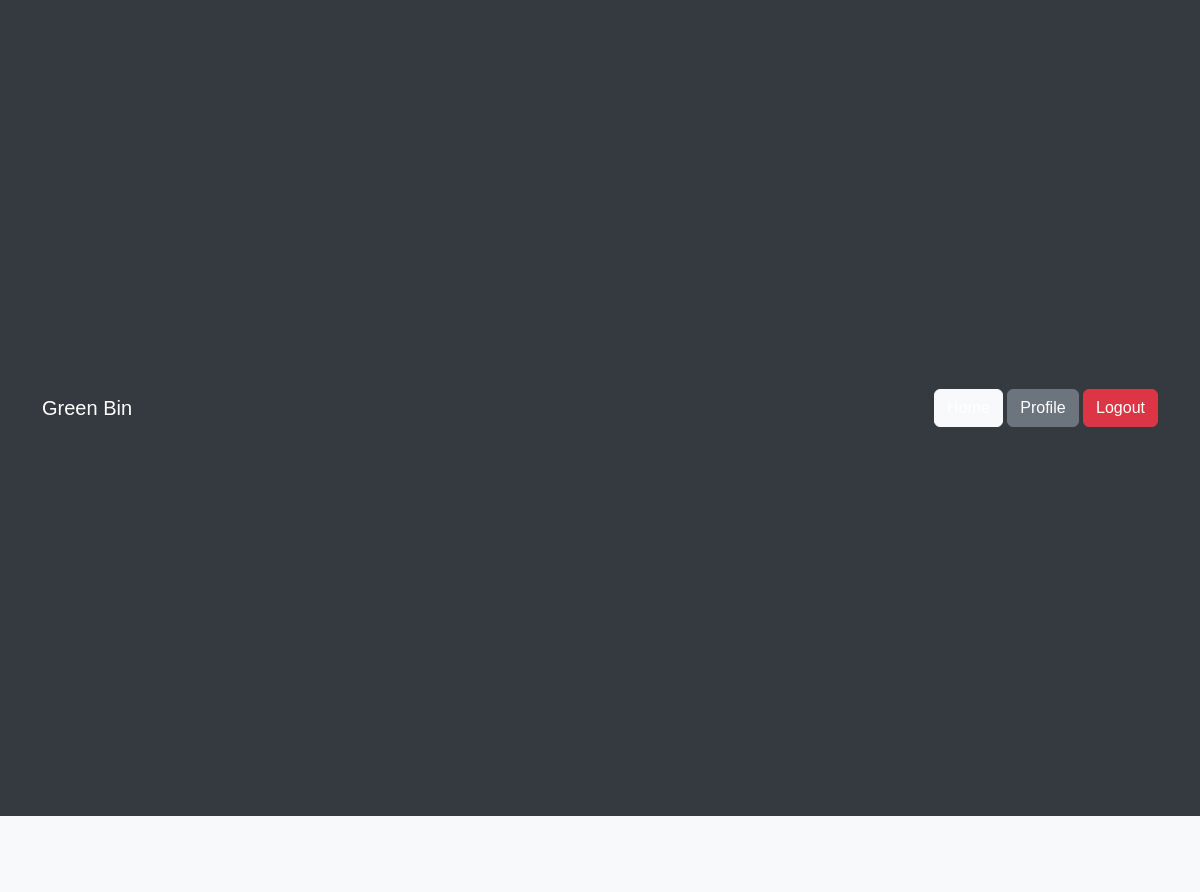
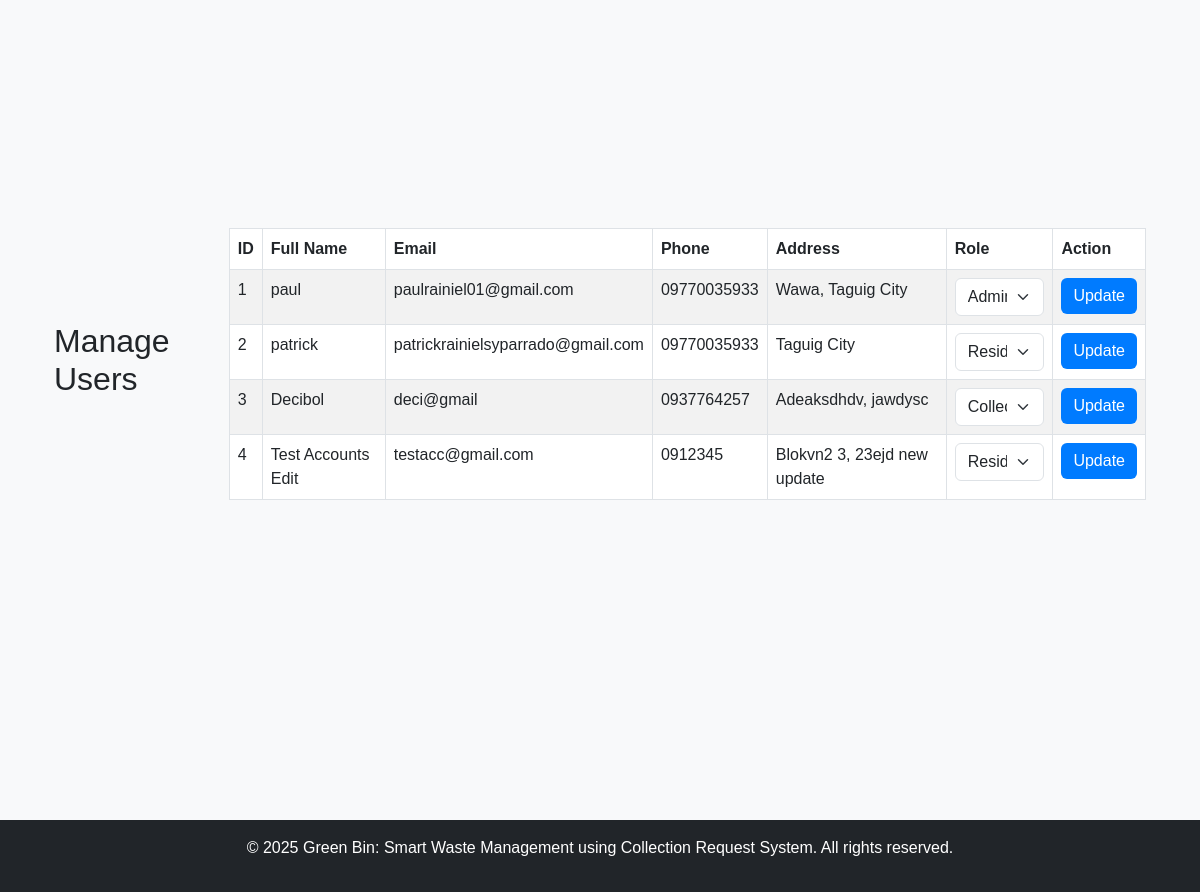
The app's page /SADSystem/manage_users.php (signed in) with its own data (2 pictures, top to bottom).
### tables this page shows
CREATE TABLE `users` (
  `user_id` int(11) NOT NULL,
  `full_name` varchar(255) NOT NULL,
  `email` varchar(255) NOT NULL,
  `password` varchar(255) NOT NULL,
  `phone_number` varchar(20) DEFAULT NULL,
  `address` text DEFAULT NULL,
  `preferences` text DEFAULT NULL,
  `points` int(11) DEFAULT 0,
  `role` enum('resident','admin','collector') DEFAULT 'resident'
);

### SADSystem/manage_users.php (the view, shortened to what this page needs)
<?php
include 'includes/header.php';
include 'config/db.php';
$query = "SELECT user_id, full_name, email, phone_number, address, role FROM users";
$result = mysqli_query($conn, $query);
?>
<div class="container mt-4">
    <h2 class="mb-4">Manage Users</h2>
    <table class="table table-bordered table-striped">
        <thead>
            <tr>
                <th>ID</th>
                <th>Full Name</th>
                <th>Email</th>
                <th>Phone</th>
                <th>Address</th>
                <th>Role</th>
                <th>Action</th>
            </tr>
        </thead>
        <tbody>
            <?php while ($row = mysqli_fetch_assoc($result)) : ?>
                <tr>
                    <td><?php echo $row['user_id']; ?></td>
                    <td><?php echo $row['full_name']; ?></td>
                    <td><?php echo $row['email']; ?></td>
                    <td><?php echo $row['phone_number']; ?></td>
                    <td><?php echo $row['address']; ?></td>
                    <td>
                        <form method="POST">
                            <select name="role" class="form-select">
                                <option value="resident" <?php if ($row['role'] == 'resident') echo 'selected'; ?>>Resident</option>
                                <option value="admin" <?php if ($row['role'] == 'admin') echo 'selected'; ?>>Admin</option>
                                <option value="collector" <?php if ($row['role'] == 'collector') echo 'selected'; ?>>Collector</option>
                            </select>
                    </td>
                    <td>
                        <button type="submit" name="update_role" class="btn btn-primary">Update</button>
                    </td>
                </tr>
            <?php endwhile; ?>
        </tbody>
    </table>
</div>
<?php include 'includes/footer.php'; ?>

### SADSystem/public/style.css (style rules this page uses)
body { background-color: #f8f9fa; font-family: Arial, sans-serif; }
.container { display: flex; justify-content: center; align-items: center; min-height: 100vh; }
.btn-primary { background-color: #007bff; border: none; }

### records on screen
users: user_id "1", full_name "paul", email "paulrainiel01@gmail.com", phone_number "09770035933", address "Wawa, Taguig City", role "Admin"
users: user_id "2", full_name "patrick", email "patrickrainielsyparrado@gmail.com", phone_number "09770035933", address "Taguig City", role "Resident"
users: user_id "3", full_name "Decibol", email "deci@gmail", phone_number "0937764257", address "Adeaksdhdv, jawdysc", role "Collector"
users: user_id "4", full_name "Test Accounts Edit", email "testacc@gmail.com", phone_number "0912345", address "Blokvn2 3, 23ejd new update", role "Resident"
